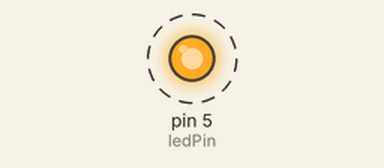
The sketch below on a simulated Arduino Uno, built with avr-gcc and run on an emulated ATmega328P. On the bench: output pins drawn as LEDs (lit = HIGH). Dashed ring = blinking.

Above: at 0.5 s.
Timing chart, 0 to 3.0 s (numbered marks = the images above):
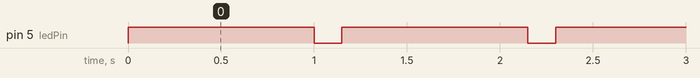

Measured:
- by itself, pin 5 (ledPin): alternates HIGH for 1.0 s and LOW for 0.15 s

The sketch:

meeting.ino
```cpp
int ledPin = 5;


void setup() {
  // initialize digital pin LED_BUILTIN as an output.
  pinMode(ledPin, OUTPUT);
}


void loop() {
  digitalWrite(ledPin, HIGH);
  delay(1000);
  digitalWrite(ledPin, LOW);
  delay(150);

}
```
